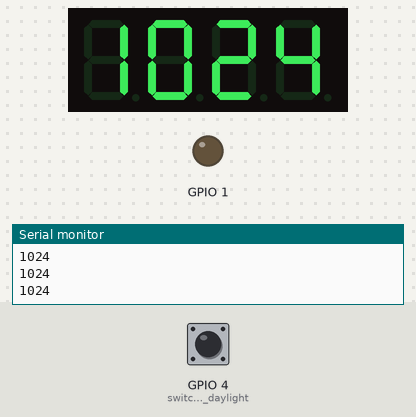
The sketch below on a simulated ESP32. On the bench: 4-digit seven-segment display, output pins drawn as LEDs (lit = HIGH), the last lines printed to the serial monitor. The test bench sets the inputs (shaded band); at power-on: GPIO 4 (switch_input_for_daylight) HIGH. WiFi joins after 1.5 s; servers stay silent unless stated; network time is answered at once with the bench clock; the local clock reads 2024-03-15 10:24:30 at power-on unless the sketch sets it.

Above: at 4.3 s.
4.4 s: GPIO 4 (switch_input_for_daylight) pulled LOW for 1.35 s
At 5.4 s:
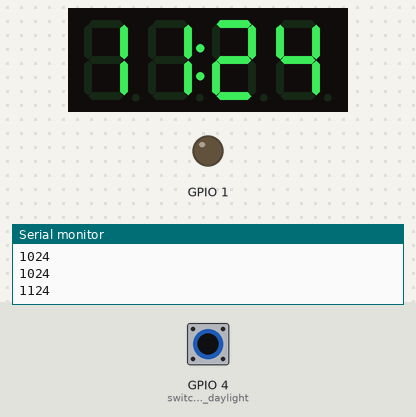
Timing chart, 0 to 7.4 s (numbered marks = the images above; inputs shaded):
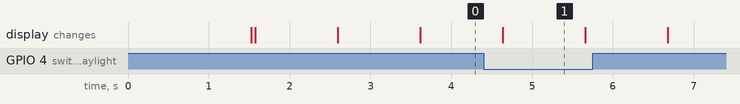

The sketch:

clock.ino
```cpp
#include <Arduino.h>
#include <TM1637Display.h>

#include <NTPClient.h>
#include <WiFi.h>
#include <WiFiUdp.h>

//pins for 7-seg disp
#define CLK 9
#define DIO 10


const char *ssid     = "ssid";
const char *password = "password";

WiFiUDP ntpUDP;
NTPClient timeClient(ntpUDP);
TM1637Display display(CLK, DIO);

void setup()
{
  pinMode(1, OUTPUT);
  digitalWrite(1, LOW); //set ground pin for switch
  // switch connected between pin 1 and 4 (SPST)
  pinMode(4, INPUT_PULLUP); //switch input for daylight savings
  Serial.begin(115200);

  WiFi.begin(ssid, password);

  while ( WiFi.status() != WL_CONNECTED ) {
    delay ( 500 );
    //Serial.print ( "." );
  }

  timeClient.begin();


  uint8_t data[] = { 0, 0, 0, 0 };
  display.setBrightness(15); //0-15

  // All segments on
  display.setSegments(data);


  uint8_t dotCommand = 0b01000000; // bit 6 set => colon on
  uint8_t dotMask = 0b01000000;

  while(1){

    timeClient.update();
    char string[128];
    sprintf(string, "%02d%02d", (!digitalRead(4) ? (timeClient.getHours()+1) : timeClient.getHours()), timeClient.getMinutes()); // if switch set -> daylight saving (+1h), if not normal
    display.showNumberDecEx(atoi(string), dotCommand ^= dotMask , true, 4, 0); // flip bit every second
    Serial.println(string);

    //dimm display according to time
    if(timeClient.getHours() >= 19 || timeClient.getHours() <= 7){
      display.setBrightness(1);
    }
    else{
        display.setBrightness(15);
    }

    delay(1000);
  }

}

void loop(){

}
```

Measured:
- after the input at 4.4 s, the display: changes after 0.24 s (image 1)
